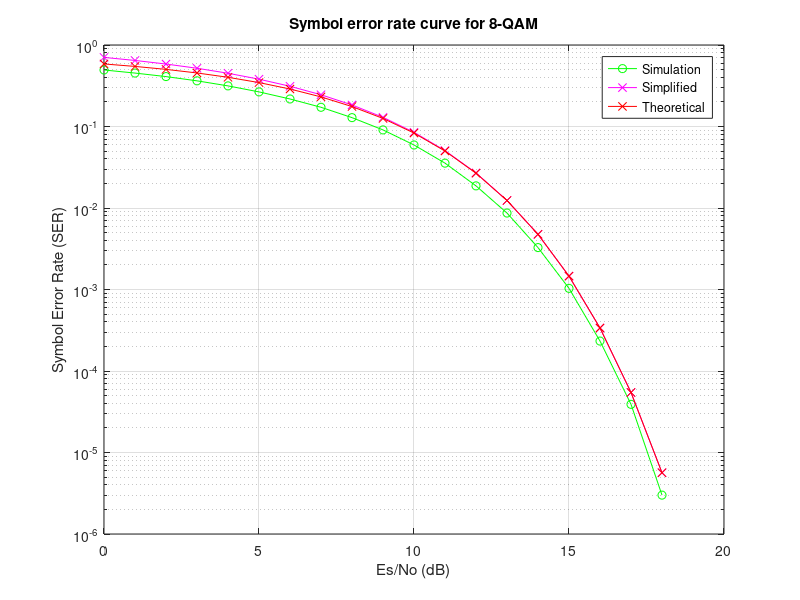
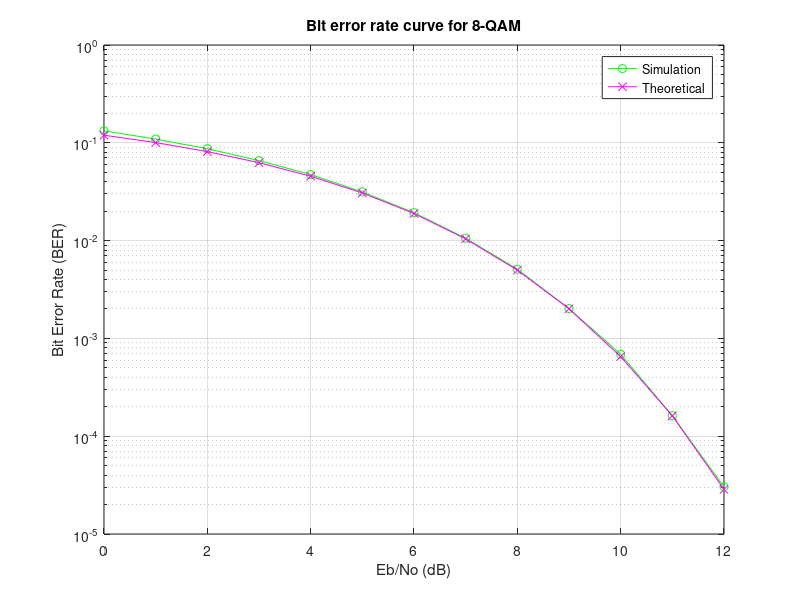

Write MATLAB code to recreate these figures, in order.
%% Plotting the SER curve
clear
N = 10^6; % Total number of symbols to transmit
Es_N0_dB = [0:18]; % Range of Es/N0 in dB
Es_N0 = 10.^(Es_N0_dB/10); % Convert to linear scale
Es = 6; % Choosing d=2 and using average energy formula 3/2*d^2 as derived 
N0 = Es./Es_N0; % Noise power spectral density

s1 = 2*randi([0,1],1,N) - 1; % phi(1) coordinate of signal vector contains binary PAM alphabets [-1,1]
s2 = 2*randi([0,3],1,N) - 3; % phi(2) coordinate of signal vector contains 4-PAM alphabets [-3,-1,1,3]

r1_hat = zeros(1,N); % initialising phi(1) coordinate of demodulated receive vector
r2_hat = zeros(1,N); % initialising phi(2) coordinate of demodulated receive vector

for i=1:length(Es_N0_dB)
    % Bit to symbol mapping
    n1 = sqrt(N0(i)/2).*randn(1,N); % phi(1) coordinate of white gaussian noise vector with variance = N0/2
    n2 = n1; % phi(2) coordinate of white gaussian noise vector with variance = N0/2
    r1 = s1 + n1; % phi(1) coordinate of receive vector
    r2 = s2 + n2; % phi(2) coordinate of receive vector

    % Demodulation/Symbol decisions
    r1_hat(r1 < 0) = -1; % assign -1 if phi(1) coordinate of receive vector is less than 0
    r1_hat(r1 >= 0) = 1; % assign 1 if phi(1) coordinate of receive vector is greater than 0 or equal to 0

    r2_hat(r2 < -2) = -3; % assign -3 if phi(2) coordinate of receive vector is less than -2
    r2_hat(r2 > 2) = 3; % assign 3 if phi(2) coordinate of receive vector is greater than 2
    r2_hat(r2 > -2 & r2 <= 0) = -1; % assign -1 if phi(2) coordinate of receive vector is between -2 and 0
    r2_hat(r2 > 0 & r2 <= 2) = 1; % assign 1 if phi(2) coordinate of receive vector is between 0 and 2
    
    % Symbol to bit mapping
    n_errors(i) = size(find((r1_hat - s1) | (r2_hat - s2)),2); % count the number of errors
end

simSER = n_errors/N; % find simulation SER by dividing the number of symbol errors by the total number of symbols

q_func = qfunc(sqrt(Es_N0/3)); % find qfunction value using similar erfc MATLAB command   also = (1/2)*erfc(sqrt(Es_N0/6))
simple_theoreticalSER = (5/2)*q_func; % simplified theoretical formula for SER
theoreticalSER = (5/2)*q_func - (3/2)*(q_func.^2); % actual theoretical formula for SER
figure
semilogy(Es_N0_dB,simSER,'go-'); % plot simulation SER against Es/N0 in dB
hold on;
semilogy(Es_N0_dB,simple_theoreticalSER,'mx-'); % plot simplified theoretical SER against Es/N0 in dB
hold on;
semilogy(Es_N0_dB,theoreticalSER,'rx-'); % plot actual theoretical SER against Es/N0 in dB
grid on
legend('Simulation', 'Simplified', 'Theoretical');
xlabel('Es/No (dB)')
ylabel('Symbol Error Rate (SER)')
title('Symbol error rate curve for 8-QAM')
%% Plotting the BER curve
clear
N = 10^6; % Total number of symbols to transmit
k = 3; % 3 bits per symbol
Eb_N0_dB = [0:12]; % Range of Eb/N0 in dB

Eb_N0 = 10.^(Eb_N0_dB/10); % Convert Eb/N0 to linear scale
Eb = 2; % Eb = Es/3 in this case
N0 = Eb./Eb_N0; % Noise power spectral density

symbols1 = 2*[0:1] - 1; % phi(1) coordinate of signal vector contains binary PAM alphabets [-1,1]
symbols2 = 2*[0:3] - 3; % phi(2) coordinate of signal vector contains 4-PAM alphabets [-3,-1,1,3]

r1_hat = zeros(1,N); % initialising phi(1) coordinate of demodulated receive vector
r2_hat = zeros(1,N); % initialising phi(2) coordinate of demodulated receive vector

for i=1:length(Eb_N0_dB)
    % Bit to symbol mapping
    blockBits = reshape((rand(1,N*k,1)<0.5),N,k); % 3-bit blocks of random bits
    sGrayCode1 = blockBits(:,1); % phi(1) coordinate gray code
    sBits2 = blockBits(:,[2:3]); % getting phi(2) coordinate bit values
    sDecimal2 = sum(sBits2.*[2 1],2); % converting binary to decimal format for gray code calculation
    sGrayCode2 = bitxor(sDecimal2,floor(sDecimal2/2)); % phi(2) coordinate gray codes
    
    s1 = symbols1(sGrayCode1+1); % phi(1) coordinate of signal vector using gray code mapping
    s2 = symbols2(sGrayCode2+1); % phi(2) coordinate of signal vector using gray code mapping

    n1 = sqrt(N0(i)/2).*randn(1,N); % phi(1) coordinate of white gaussian noise vector with variance = N0/2
    n2 = n1; % phi(2) coordinate of white gaussian noise vector with variance = N0/2
    r1 = s1 + n1; % phi(1) coordinate of receive vector
    r2 = s2 + n2; % phi(2) coordinate of receive vector
    
    % Demodulation/Symbol decisions
    r1_hat(r1 < 0) = -1; % assign -1 if phi(1) coordinate of receive vector is less than 0
    r1_hat(r1 >= 0) = 1; % assign 1 if phi(1) coordinate of receive vector is greater than 0 or equal to 0

    r2_hat(r2 < -2) = -3; % assign -3 if phi(2) coordinate of receive vector is less than -2
    r2_hat(r2 > 2) = 3; % assign 3 if phi(2) coordinate of receive vector is greater than 2
    r2_hat(r2 > -2 & r2 <= 0) = -1; % assign -1 if phi(2) coordinate of receive vector is between -2 and 0
    r2_hat(r2 > 0 & r2 <= 2) = 1; % assign 1 if phi(2) coordinate of receive vector is between 0 and 2
    
    % Symbol to bit mapping
    GrayCodeLUT2 = [0 0; 0 1; 1 1; 1 0]; % Gray code look-up table for converting from symbols to bits
    rGrayCode1 = floor((r1_hat+2)/2); % Converts symbols [-1,1] to 1-bit gray code [0,1]
    rGrayCode2 = GrayCodeLUT2(floor((r2_hat+4)/2+1),:); % Converts symbols [-3,-1,1,3] to 2-bit gray code
    n_errors(i) = size(find([rGrayCode1' rGrayCode2] - blockBits),1); % count the number of bit errors
end

simBER = n_errors/(N*k); % find simulation BER by dividing the number of bit errors by the total number of bits transmitted

q_func = qfunc(sqrt(Eb_N0)); % find qfunction value using similar erfc MATLAB command   also = (1/2)*erfc(sqrt(Eb_N0/2))
theoreticalBER = (5/6)*q_func - (1/2)*(q_func.^2); % simplified theoretical formula for BER
figure
semilogy(Eb_N0_dB,simBER,'go-'); % plot simulation BER against Eb/N0 in dB
hold on;
semilogy(Eb_N0_dB,theoreticalBER,'mx-'); % plot theoretical BER against Eb/N0 in dB
grid on
legend('Simulation', 'Theoretical');
xlabel('Eb/No (dB)')
ylabel('Bit Error Rate (BER)')
title('Bit error rate curve for 8-QAM')